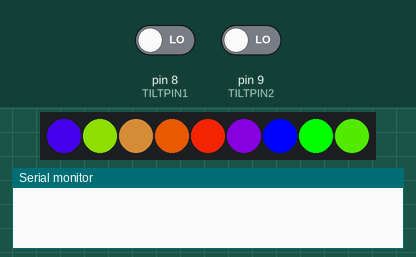
Recording of a sketch running on a simulated Arduino Pro Mini, built with avr-gcc and run on an emulated ATmega328P. On the bench: 9 RGB LEDs in strip order, left to right, the last lines printed to the serial monitor. The inputs (shaded band) are chosen by the test bench; at power-on: pin 8 (TILTPIN1) LOW, pin 9 (TILTPIN2) LOW. Random numbers use the default seed unless the sketch sets one.

Above: at 3.1 s.
3.2 s: pin 8 (TILTPIN1) driven HIGH
At 3.51 s:
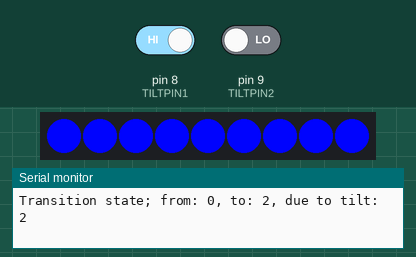
5.3 s: pin 8 (TILTPIN1) driven LOW
At 8.1 s:
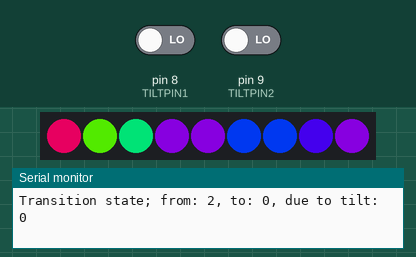
8.3 s: pin 8 (TILTPIN1) driven HIGH
At 10.97 s:
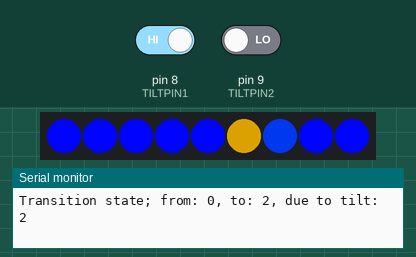
11.3 s: pin 9 (TILTPIN2) driven HIGH
At 13.8 s:
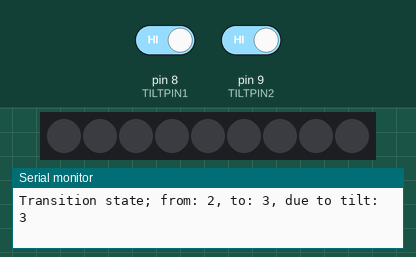
14.3 s: pin 9 (TILTPIN2) driven LOW
At 17.02 s:
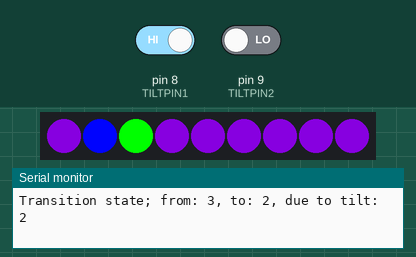
17.3 s: pin 8 (TILTPIN1) driven LOW
At 21.5 s:
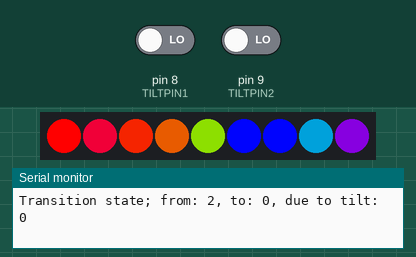

Measured:
- what the display in image 4 shows lasts 0.6 s, from 13.3 s to 13.9 s
- what the display in image 5 shows lasts 0.4 s, from 16.8 s to 17.2 s

The sketch:

ColorSquares.ino
```cpp
// vim: ts=4 sw=4 ft=cpp ai cindent

// This is a 3x3 light squares with a tilt-a-whirl.  The intent of this project was just
// to have a bit of fun and keep myself occupied while the family watched the 2014 Novemeber
// soccer game.
//
// I saw a project on my feed that showed color squares.  It looked pretty neat and I decided to
// try my own version of the same project.  Products used:
//
// The light source:
//   9 Neopixels - https://www.adafruit.com/products/1461
//   $3.75
//
// The breadboard:
//   Solderable mini breadboard - https://www.sparkfun.com/products/12702 -
//   $2.95
//
// Main processor
//   Arduino Pro mini - https://www.sparkfun.com/products/11113
//   $9.95
//   I would have used an AT Tiny, in the form of an Adafruit Trinket, since it is cheaper, but
//   this project required the 32k memory of the full Atmega328.
//
// Input
//   Tilt-A-Whirl
//   https://www.sparkfun.com/products/12011
//   $5.95
//   I was going to go with buttons, then with a capacative touch sensor, but since
//   this was going to sit on a desk I really thought that being able to flip the box would
//   be a fun way of changing the state.
//
// This build is a 3x3 pixel grid with some really nice colors.  I used the orientation of the entire
// installation to decide the specific state of the project.  If you flip the
// project onto its sides then the tilt-a-whirl will choose a new state.

// The light squares are oriented with the following pixel locations:
// 0,  1,  2
// 5,  4,  3
// 6,  7,  8


#include <Adafruit_NeoPixel.h>

#define COUNT 9

// The pins that are used in this build.  The Neopixel pin controls the squares and the tilt sensor uses two
// pins to capture the four states associated with where the tilt is.
#define NEOPIXELPIN 6
#define TILTPIN1 8
#define TILTPIN2 9

Adafruit_NeoPixel strip = Adafruit_NeoPixel(COUNT, NEOPIXELPIN, NEO_GRB + NEO_KHZ800);

// There are a couple of different light programs in this file - each is a
// 'state'.  All of the programs have at their core a transition which moves each individual square from a
// priorColor to a nextColor.  The current color is captured in currentColor and it is somewhere between the
// prior and next.
//
// The transition time to move from prior to next is controled by
// transitionCount, transitionTime, and transitionSpeed.  transitionCount is
// the total 'time' to move that particular cell from prior to next.
// transitionTime is the total 'time' remaining.  Finally, transitionSpeed is
// how quickly 'time' passes for this cell.  Time here is all relative to the
// particular program and how long we delay between frames.
//
uint32_t nextColor[COUNT];
uint32_t currentColor[COUNT];
uint32_t priorColor[COUNT];
uint8_t transitionCount[COUNT];
float transitionTime[COUNT];
float transitionSpeed[COUNT];

// I used the accompanying color program to choose the colors that I liked the most.  These appear below.
#define COLORS_ARRAY_LENGTH 17
uint32_t colors[] = {
    0xff00,
    0x42bd00,
    0x639c00,
    0x936c00,
    0xb74800,
    0xde2100,
    0xff0000,
    0xcf0030,
    0xb4004b,
    0x84007b,
    0x60009f,
    0x3900c6,
    0x3fc,
    0x30cf,
    0x6c93,
    0xa857,
    0xe41b,
};

// The different states of my project.  The transitions and current state are determined by the tilt-a-whirl.
enum State {
    RANDOM_INDIVIDUAL,
    RANDOM_SWEEP,
    RANDOM_WALK,
    OFF
};

// The current state.
State state;

// When the state is using a walk then this captures the current position of the walk.
uint8_t walkPosition;

// Initialization routines
void initRandomIndividual();
void initRandomSweep();
void initOff();

void initNextState( uint8_t s ) {
    if( s == RANDOM_INDIVIDUAL ) {
        initRandomIndividual();
    } else if( s == RANDOM_SWEEP ) {
        initRandomSweep();
    } else if( s == RANDOM_WALK ) {
        initRandomSweep();
        walkPosition = 0;
    } else if( s == OFF ) {
        initOff();
    }
}


void setup() {
    strip.begin();
    strip.show();
    strip.setBrightness(255);
    Serial.begin(9600);

    state = RANDOM_INDIVIDUAL;
    initNextState( state );
}

uint8_t getTilt() {
    return digitalRead( TILTPIN1 ) << 1 | digitalRead( TILTPIN2 );
}

uint8_t convertTiltToState( uint8_t tilt )
{
    switch( tilt ) {
        case 0: return RANDOM_INDIVIDUAL;
        case 1: return RANDOM_SWEEP;
        case 2: return RANDOM_WALK;
        case 3: return OFF;
        default:
                Serial.print( "Unexpected state " );
                Serial.println( tilt );
                return OFF;
    }
}

uint32_t chooseRandomColor() {
    int i = random(COLORS_ARRAY_LENGTH);
    return colors[i];
}

void initRandomIndividual() {
    for( int i = 0; i < COUNT; i++ ) {
        uint32_t c = chooseRandomColor();
        nextColor[i] = c;
        priorColor[i] = c;
        currentColor[i] = c;
        transitionCount[i] = 0;
        transitionTime[i] = 0.0;
    }
}

void initRandomSweep() {
    uint32_t c = chooseRandomColor();
    for( int i = 0; i < COUNT; i++ ) {
        nextColor[i] = c;
        priorColor[i] = c;
        currentColor[i] = c;
        transitionCount[i] = 0;
        transitionTime[i] = 0.0;
    }
}


void initOff() {
    for( int i = 0; i < COUNT; i++ ) {
        nextColor[i] = 0x101010;
        priorColor[i] = 0;
        currentColor[i] = 0;
        transitionCount[i] = 10;
        transitionTime[i] = 0.0;
    }
}

uint32_t chooseNewRandomColor() {
    uint32_t c = chooseRandomColor();

    while(1) {
        int found = 0;
        for( int i = 0; i < COUNT; i++ ) {
            if( c == nextColor[i] ) {
                found = 1;
            }
        }
        if( found == 0 ) {
            break;
        }
        c = chooseRandomColor();
    }

    return c;
}

void chooseNextWalk() {
    uint32_t c = chooseNewRandomColor();
    int t = random(4);

#ifdef DEBUG
    Serial.print( "Choosing next walk; walkPosition: " );
    Serial.print( walkPosition );
    Serial.print( ", color: ");
    Serial.print( c );
    Serial.print( ", direction: " );
    Serial.println( t );
#endif

    if( walkPosition == 0 ) {
        if( t == 0 || t == 1 ) {
            walkPosition = 1;
        } else {
            walkPosition = 5;
        }
    } else if( walkPosition == 1 ) {
        if( t == 0 ) {
            walkPosition = 0;
        } else if( t == 1 ) {
            walkPosition = 2;
        } else if( t == 2 ) {
            walkPosition = 4;
        } else {
            return;
        }
    } else if( walkPosition == 2 ) {
        if( t == 0 || t == 1 ) {
            walkPosition = 1;
        } else {
            walkPosition = 3;
        }
    } else if( walkPosition == 3 ) {
        if( t == 0 ) {
            walkPosition = 2;
        } else if( t == 1 ) {
            walkPosition = 4;
        } else if( t == 2 ) {
            walkPosition = 8;
        } else {
            return;
        }
    } else if( walkPosition == 4 ) {
        if( t == 0 ) {
            walkPosition = 1;
        } else if( t == 1 ) {
            walkPosition = 2;
        } else if( t == 2 ) {
            walkPosition = 5;
        } else if( t == 3 ) {
            walkPosition = 7;
        }
    } else if( walkPosition == 5 ) {
        if( t == 0 ) {
            walkPosition = 0;
        } else if( t == 1 ) {
            walkPosition = 4;
        } else if( t == 2 ) {
            walkPosition = 6;
        } else {
            return;
        }
    } else if( walkPosition == 6 ) {
        if( t == 0 || t == 1 ) {
            walkPosition = 5;
        } else {
            walkPosition = 7;
        }
    } else if( walkPosition == 7 ) {
        if( t == 0 ) {
            walkPosition = 6;
        } else if( t == 1 ) {
            walkPosition = 4;
        } else if( t == 2 ) {
            walkPosition = 8;
        } else {
            return;
        }
    } else if( walkPosition == 8 ) {
        if( t == 0 || t == 1 ) {
            walkPosition = 3;
        } else {
            walkPosition = 7;
        }
    }

#ifdef DEBUG
    Serial.print( "Walk determined; walkPosition: " );
    Serial.println( walkPosition );
#endif

    transitionCount[walkPosition] = 2;
    transitionTime[walkPosition] = transitionCount[walkPosition];
    priorColor[walkPosition] = currentColor[walkPosition];
    nextColor[walkPosition] = c;
    transitionSpeed[walkPosition] = 1;
}

// Transition arrays for the sweep program.
//
float sweepSpeedCorner1[] = {
    1,    0.8,   0.6,
    0.3,  0.6,   0.8,
    0.6,  0.3,   0.4
};

float sweepSpeedCorner2[] = {
    0.6,  0.8,  1,
    0.8,  0.6,  0.3,
    0.4,  0.3,  0.6
};
float sweepSpeedTopToBottom[] = {
    1,    1,     1,
    0.6,  0.6,   0.6,
    0.3,  0.3,   0.3
};
float sweepSpeedBottomToTop[] = {
    0.3,  0.3,   0.3,
    0.6,  0.6,   0.6,
    1,    1,     1,
};
float sweepSpeedLeftToRight[] = {
    1,   0.6,   0.3,
    0.3,  0.6,  1,
    1,   0.6,   0.3
};
float sweepSpeedRightToLeft[] = {
    0.3,   0.6,  1,
    1,     0.6,  0.3,
    0.3,   0.6,  1
};
float sweepSpeedCenterOut[] = {
    0.2,   0.5,  0.2,
    0.5,     1,  0.5,
    0.2,   0.5,  0.2
};


void chooseNewSweepRandom() {
    uint32_t c = chooseNewRandomColor();

#ifdef DEBUG
    Serial.print( "Changing all squares: ");
    Serial.println( c );
#endif

    int t = random(20)+15;
    int direction = random(7);

    for( int s = 0; s < COUNT; s++ ) {
        transitionCount[s] = t;
        transitionTime[s] = transitionCount[s];
        priorColor[s] = currentColor[s];
        nextColor[s] = c;
        if( direction == 0 ) {
            transitionSpeed[s] = sweepSpeedCorner1[s];
        } else if( direction == 1 ) {
            transitionSpeed[s] = sweepSpeedCorner2[s];
        } else if( direction == 2 ) {
            transitionSpeed[s] = sweepSpeedTopToBottom[s];
        } else if( direction == 3 ) {
            transitionSpeed[s] = sweepSpeedBottomToTop[s];
        } else if( direction == 4 ) {
            transitionSpeed[s] = sweepSpeedLeftToRight[s];
        } else if( direction == 5 ) {
            transitionSpeed[s] = sweepSpeedRightToLeft[s];
        } else if( direction == 6 ) {
            transitionSpeed[s] = sweepSpeedCenterOut[s];
        }
    }
}


void chooseNewIndividualRandom() {
    int s = random(COUNT);
    uint32_t c = chooseNewRandomColor();

    transitionCount[s] = random(40)+5;
    transitionTime[s] = transitionCount[s];
    priorColor[s] = currentColor[s];
    nextColor[s] = c;

    transitionSpeed[s] = 0.75 + ( ( float ) random(50) ) / 100;

#ifdef DEBUG
    Serial.print( "Changing square: " );
    Serial.print(s);
    Serial.print( " with color: " );
    Serial.print( nextColor[s] );
    Serial.print( ", speed: "  );
    Serial.println( transitionSpeed[s] );

    for( int i = 0; i < 10; i++ ) {
        strip.setPixelColor(s, currentColor[s]);
        strip.show();
        delay(200);
        strip.setPixelColor(s, nextColor[s]);
        strip.show();
        delay(200);
    }
#endif
    for( int i = 0; i < 3; i++ ) {
        strip.setPixelColor(s, currentColor[s]);
        strip.show();
        delay(15);
        strip.setPixelColor(s, 0);
        strip.show();
        delay(15);
    }
}

// Move colors along the path from the current color to the next chosen color.
void stepAllColors() {
    for( int i = 0; i < COUNT; i++ ) {
        if( transitionTime[i] > 0 ) {

            transitionTime[i] -= transitionSpeed[i];
            if( transitionTime[i] < 0 ) {
                transitionTime[i] = 0;
            }

            uint8_t redPrior = (priorColor[i] & 0xff0000) >> 16;
            uint8_t greenPrior = (priorColor[i] & 0xff00) >> 8;
            uint8_t bluePrior = (priorColor[i] & 0xff);

            uint8_t redNext = (nextColor[i] & 0xff0000) >> 16;
            uint8_t greenNext = (nextColor[i] & 0xff00) >> 8;
            uint8_t blueNext = (nextColor[i] & 0xff);

            float stepRed = ( (float) (redNext - redPrior)) / (float) transitionCount[i];
            float stepGreen = ( (float) (greenNext - greenPrior)) / (float) transitionCount[i];
            float stepBlue = ( (float) (blueNext - bluePrior)) / (float) transitionCount[i];

            uint8_t stepValue = transitionCount[i] - (int)transitionTime[i];

            redPrior += ( stepRed * stepValue );
            greenPrior += ( stepGreen * stepValue );
            bluePrior += ( stepBlue * stepValue );

#ifdef DEBUG
            Serial.print( "Stepping square: " );
            Serial.print( i );

            Serial.print( ", going from color; ( " );
            Serial.print( redPrior );
            Serial.print( ", " );
            Serial.print( greenPrior );
            Serial.print( ", " );
            Serial.print( bluePrior );

            Serial.print( "), to color; ( " );
            Serial.print( redNext );
            Serial.print( ", " );
            Serial.print( greenNext );
            Serial.print( ", " );
            Serial.print( blueNext );

            Serial.print( "), step count: " );
            Serial.print( transitionCount[i] );
            Serial.print( ", step: " );
            Serial.print( stepValue );
            Serial.print( ", stepColor: ( " );
            Serial.print( stepRed );
            Serial.print( ", " );
            Serial.print( stepGreen );
            Serial.print( ", " );
            Serial.print( stepBlue );

            Serial.print( "), current value; ( " );
            Serial.print( redPrior );
            Serial.print( ", " );
            Serial.print( greenPrior );
            Serial.print( ", " );
            Serial.print( bluePrior );
            Serial.println (")");
#endif

            if( redPrior > 255 ) {
                redPrior = 255;
            }
            if( redPrior < 0 ) {
                redPrior = 0;
            }
            if( greenPrior > 255 ) {
                greenPrior = 255;
            }
            if( greenPrior < 0 ) {
                greenPrior = 0;
            }
            if( bluePrior > 255 ) {
                bluePrior = 255;
            }
            if( bluePrior < 0 ) {
                bluePrior = 0;
            }
            currentColor[i] = strip.Color(redPrior, greenPrior, bluePrior);

            if( transitionTime[i] == 0 ) {
                currentColor[i] = nextColor[i];
            }
        }
    }
}

void loop() {

    if( state == RANDOM_INDIVIDUAL ) {
        stepRandomIndividual();
    } else if( state == RANDOM_SWEEP ) {
        stepRandomSweep();
    } else if( state == RANDOM_WALK ) {
        stepRandomWalk();
    } else if( state == OFF ) {
        stepOff();
    }

    stepAllColors();
    for( int i = 0; i < COUNT; i++ ) {
        strip.setPixelColor(i, currentColor[i]);
    }
    strip.show();

    if( state == RANDOM_INDIVIDUAL ) {
        delay(33);
    } else if( state == RANDOM_SWEEP ) {
        delay(15);
    } else if( state == RANDOM_WALK ) {
        delay(33);
    } else if( state == OFF ) {
        delay(33);
    }

    uint8_t nextState = convertTiltToState( getTilt() );
    if( nextState != state ) {
        Serial.print( "Transition state; from: " );
        Serial.print( state );
        Serial.print( ", to: " );
        Serial.print( nextState );
        Serial.print( ", due to tilt: " );
        Serial.println( getTilt() );

        initNextState( nextState );
        state = (State) nextState;

        uint32_t color = 0xff << state;
        for( int i = 0; i < 5; i++ ) {
            for( int c = 0; c < COUNT; c++ ) {
                strip.setPixelColor(c, 0);
            }
            strip.show();
            delay(200);
            for( int c = 0; c < COUNT; c++ ) {
                strip.setPixelColor(c, color);
            }
            strip.show();
            delay(200);
        }
    }
}

void stepRandomIndividual() {
    if( random(75) <= 1 ) {
        chooseNewIndividualRandom();
    }
}

void stepRandomSweep() {
    if( random(75) <= 1 ) {
        for( int i = 0; i < COUNT; i++ ) {
            if( transitionTime[i] > 0 ) {
                return;
            }
        }
        chooseNewSweepRandom();
    }
}

void stepOff() {
    // I decided to go with very dim lights for the 'off' state.
    if( random(75) <= 1 ) {
        if( transitionTime[0] != 0 ) {
            return;
        }
        int s = random(15);
        int t = 100;

        for( int c = 0; c < COUNT; c++ ) {
            priorColor[c] = currentColor[c];
            nextColor[c] = s | ( s << 8 ) | ( s << 16 );
            transitionTime[c] = t;
            transitionCount[c] = t;
            transitionSpeed[c] = 1;
        }
    }
}

void stepRandomWalk() {
    if( random(10) <= 1 ) {
        for( int i = 0; i < COUNT; i++ ) {
            if( transitionTime[i] > 0 ) {
                return;
            }
        }
        chooseNextWalk();
    }
}
```
